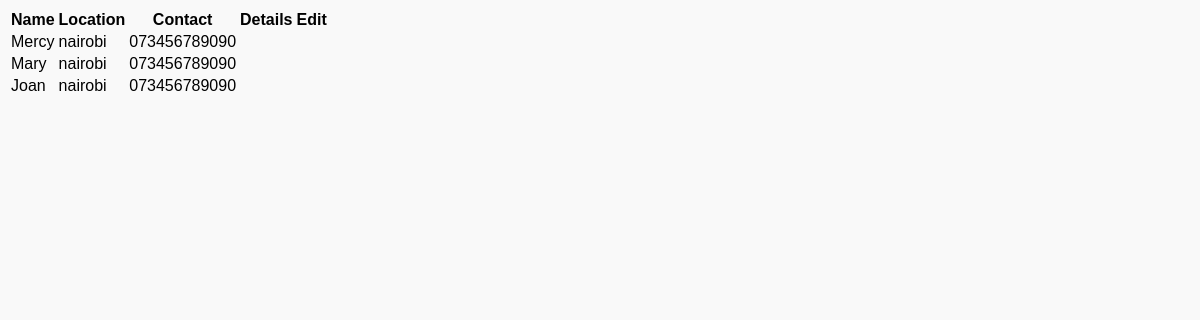
Screenshot of /customer/customers/list with the database file from the repository.
### customer/models.py (models this page shows)
class Customer(models.Model):
    user=models.OneToOneField(User,on_delete=models.CASCADE,null=True)
    name = models.CharField(max_length=30)
    email = models.EmailField(max_length=25)
    password = models.CharField(max_length=8)
    identification = models.AutoField(primary_key=True)
    location = models.CharField(max_length=10)
    contacts = models.CharField(max_length=20)

### customer/views.py (the view)
# urls.py: path("customers/list",customer_list,name="customer_list_view"),
def customer_list(request):
    customers = Customer.objects.all()
    return render(request, 'customer/customer-list.html', {'customers': customers})

### templates/customer/customer-list.html (shortened to what this page needs)
<!DOCTYPE html>
<html lang="en">
<head>
    {% load static %}
     <link rel="stylesheet" href="{% static 'CSS/product-list.css' %}">
</head>
<body>
     <table >
        <thead >
            <tr>
                <th >Name</th>
                <th >Location</th>
                <th >Contact</th>
                <th >Details</th>
                <th >Edit</th>
            </tr>
        </thead>
        <tbody>
            {% for customer in customers %}
            <tr>
                <td >{{ customer.name }}</td>
                <td >{{ customer.location }}</td>
                <td >{{ customer.contacts}}</td>
            </tr>
            {%endfor%}
        </tbody>
    </table>
</body>
</html>

### inventory/static/CSS/product-list.css (style rules this page uses)
body { font-family: Arial, sans-serif; background-color: #f9f9f9; }

### rows the page displays
Customer: name "Mercy", location "nairobi", contacts "073456789090"
Customer: name "Mary", location "nairobi", contacts "073456789090"
Customer: name "Joan", location "nairobi", contacts "073456789090"
